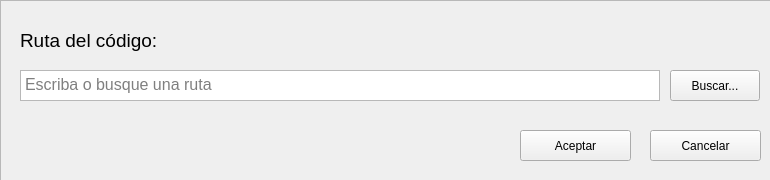
<?xml version="1.0" encoding="UTF-8"?>
<ui version="4.0">
 <class>MainWindow</class>
 <widget class="QMainWindow" name="MainWindow">
  <property name="geometry">
   <rect>
    <x>0</x>
    <y>0</y>
    <width>770</width>
    <height>180</height>
   </rect>
  </property>
  <property name="minimumSize">
   <size>
    <width>0</width>
    <height>0</height>
   </size>
  </property>
  <property name="maximumSize">
   <size>
    <width>770</width>
    <height>450</height>
   </size>
  </property>
  <property name="windowTitle">
   <string>Procesadores de Lenguajes</string>
  </property>
  <property name="windowIcon">
   <iconset>
    <normaloff>../../../../../../../../Pictures/Clase/PDL/0.png</normaloff>../../../../../../../../Pictures/Clase/PDL/0.png</iconset>
  </property>
  <widget class="QWidget" name="centralwidget">
   <widget class="QFrame" name="frame">
    <property name="geometry">
     <rect>
      <x>0</x>
      <y>0</y>
      <width>771</width>
      <height>181</height>
     </rect>
    </property>
    <property name="font">
     <font>
      <stylestrategy>PreferDefault</stylestrategy>
     </font>
    </property>
    <property name="toolTip">
     <string notr="true"/>
    </property>
    <property name="layoutDirection">
     <enum>Qt::LeftToRight</enum>
    </property>
    <property name="autoFillBackground">
     <bool>false</bool>
    </property>
    <property name="frameShape">
     <enum>QFrame::StyledPanel</enum>
    </property>
    <property name="frameShadow">
     <enum>QFrame::Raised</enum>
    </property>
    <widget class="QLabel" name="QRuta">
     <property name="geometry">
      <rect>
       <x>20</x>
       <y>20</y>
       <width>151</width>
       <height>40</height>
      </rect>
     </property>
     <property name="font">
      <font>
       <pointsize>14</pointsize>
      </font>
     </property>
     <property name="layoutDirection">
      <enum>Qt::LeftToRight</enum>
     </property>
     <property name="frameShape">
      <enum>QFrame::NoFrame</enum>
     </property>
     <property name="frameShadow">
      <enum>QFrame::Plain</enum>
     </property>
     <property name="text">
      <string>Ruta del código:</string>
     </property>
     <property name="alignment">
      <set>Qt::AlignLeading|Qt::AlignLeft|Qt::AlignVCenter</set>
     </property>
    </widget>
    <widget class="QPushButton" name="BAceptar">
     <property name="geometry">
      <rect>
       <x>520</x>
       <y>130</y>
       <width>111</width>
       <height>31</height>
      </rect>
     </property>
     <property name="text">
      <string>Aceptar</string>
     </property>
    </widget>
    <widget class="QPushButton" name="BBuscar">
     <property name="geometry">
      <rect>
       <x>670</x>
       <y>70</y>
       <width>90</width>
       <height>31</height>
      </rect>
     </property>
     <property name="text">
      <string>Buscar...</string>
     </property>
    </widget>
    <widget class="QPushButton" name="BCancelar">
     <property name="geometry">
      <rect>
       <x>650</x>
       <y>130</y>
       <width>111</width>
       <height>31</height>
      </rect>
     </property>
     <property name="text">
      <string>Cancelar</string>
     </property>
    </widget>
    <widget class="QPlainTextEdit" name="textEdit">
     <property name="geometry">
      <rect>
       <x>20</x>
       <y>70</y>
       <width>640</width>
       <height>31</height>
      </rect>
     </property>
     <property name="minimumSize">
      <size>
       <width>640</width>
       <height>10</height>
      </size>
     </property>
     <property name="maximumSize">
      <size>
       <width>640</width>
       <height>40</height>
      </size>
     </property>
     <property name="font">
      <font>
       <pointsize>12</pointsize>
      </font>
     </property>
     <property name="placeholderText">
      <string>Escriba o busque una ruta</string>
     </property>
    </widget>
   </widget>
  </widget>
 </widget>
 <resources/>
 <connections/>
</ui>
